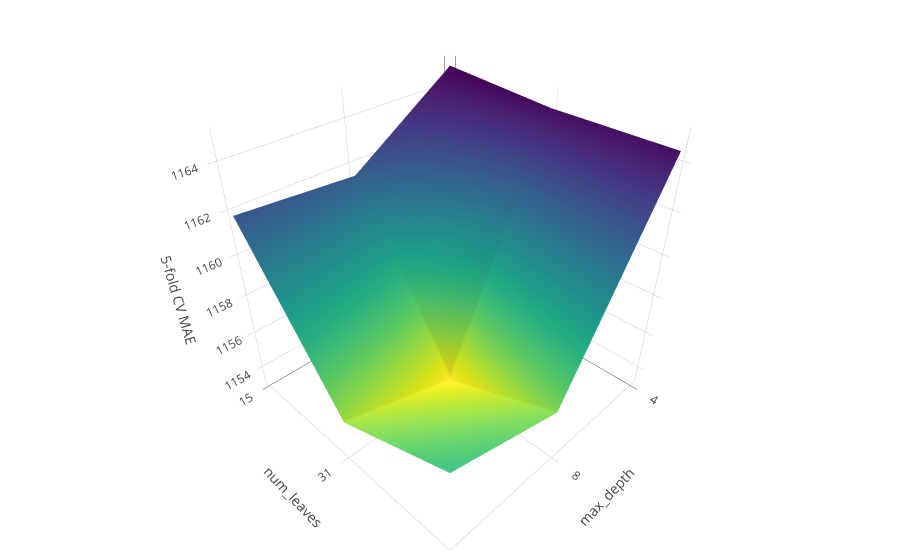

Write notebook code for a chart like this one.
### Markdown cell above
### Part 2: ```max_depth``` and ```num_leaves```
As, we already tuned number of estimators and learning rate, we can proceed to the next pair of hyperparameters. Let's quickly review them:
- **max_depth**: it describes the maximum depth of tree and is used to handle overfitting (anytime you discover your testing score is much worse than training score, you can lower this parameter).
- **num_leaves**: number of leaves per tree.

### Code cell
# Update base estimator with tuned learning_rate and n_estimators
base.set_params(**est.best_params_)
# Tune max_depth and num_leaves
est = GridSearchCV(base, hyper_space_2, scoring=mae_from_logs_scorer, cv=5, verbose=1)
est.fit(X_train, y_train, eval_metric=mae_from_logs)
est.best_params_, est.best_score_
# Plot
plot_gs_surface(est, x_axis='max_depth', y_axis='num_leaves',
                z_axis='5-fold CV MAE', greater_is_better=False)

### Figure 1 — Plotly figure (JSON) as saved in the notebook; plotly's stock layout.template omitted (floating-point values rounded to 4 significant figures)
{"data": [{"colorscale": "Viridis", "reversescale": true, "showscale": false, "type": "surface", "uid": "a4df22b6-871e-416d-93fe-422dfde4e906", "x": [0, 1, 2], "y": [0, 1, 2], "z": [[1165.0, 1162.0, 1162.0], [1165.0, 1153.0, 1155.0], [1165.0, 1156.0, 1157.0]]}], "layout": {"autosize": false, "dragmode": "turntable", "margin": {"b": 10, "l": 10, "r": 10, "t": 0}, "scene": {"xaxis": {"ticktext": [4, 8, -1], "tickvals": [0, 1, 2], "title": "max_depth"}, "yaxis": {"ticktext": [15, 31, 127], "tickvals": [0, 1, 2], "title": "num_leaves"}, "zaxis": {"title": "5-fold CV MAE"}}, "showlegend": false}}
